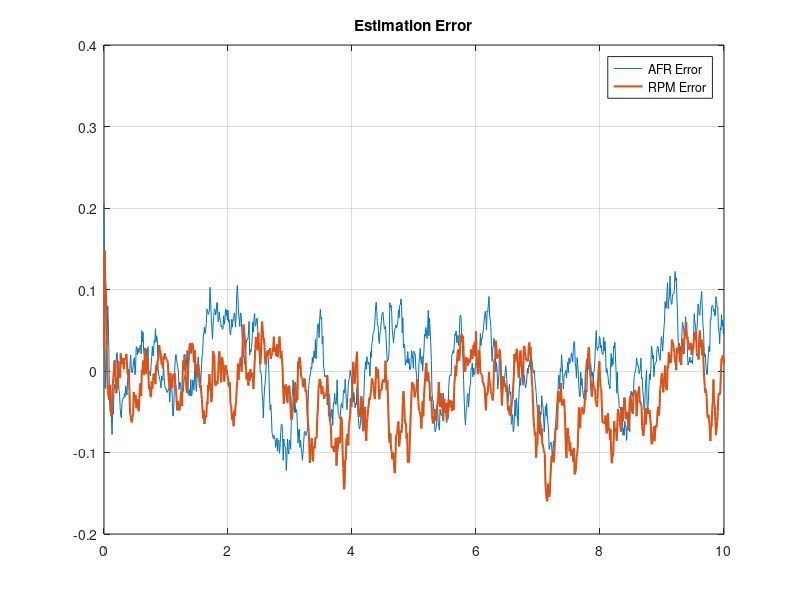

Write the MATLAB code that produced this figure.
clear; clc; close all;

% (Same system setup)
A = [-0.4 0.1; 0.05 -0.2];
C = eye(2);
Q = 0.01*eye(2);
R = 0.05*eye(2);

dt = 0.01;
t = 0:dt:10;
N = length(t);

x = [16; 50];
xhat = [14; 45];
P = eye(2);

err_hist = zeros(2,N);

for i = 1:N
    w = sqrtm(Q)*randn(2,1)*sqrt(dt);
    v = sqrtm(R)*randn(2,1);

    x = x + (A*x)*dt + w;
    y = C*x + v;

    xhat = xhat + (A*xhat)*dt;
    P = P + (A*P + P*A' + Q)*dt;

    K = P*C'/(C*P*C' + R);

    xhat = xhat + K*(y - C*xhat);
    P = (eye(2) - K*C)*P;

    err_hist(:,i) = x - xhat;
end

figure
plot(t,err_hist(1,:),t,err_hist(2,:),'LineWidth',1.5)
title('Estimation Error')
legend('AFR Error','RPM Error')
grid on
